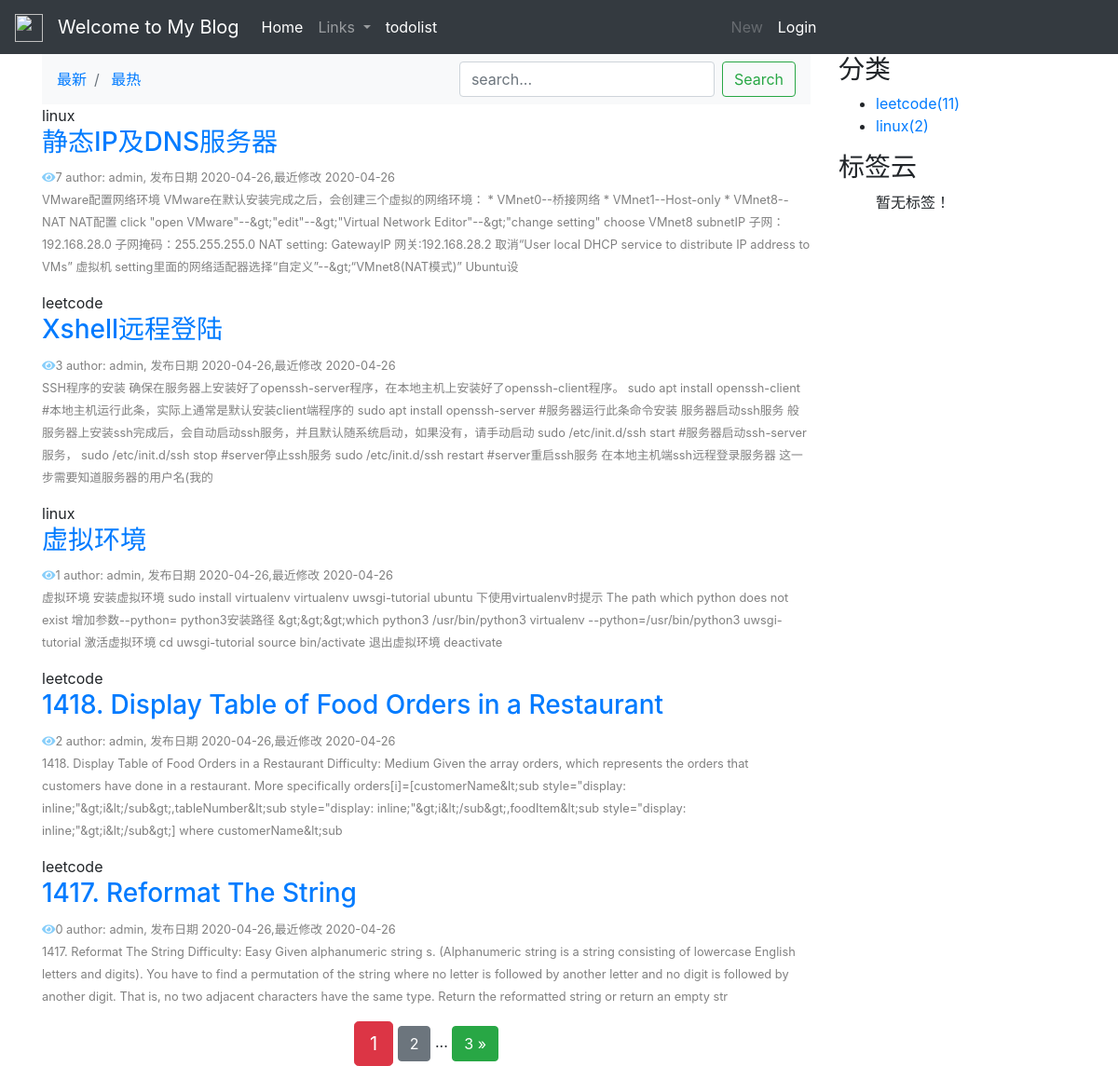
Before: / with the older database file.
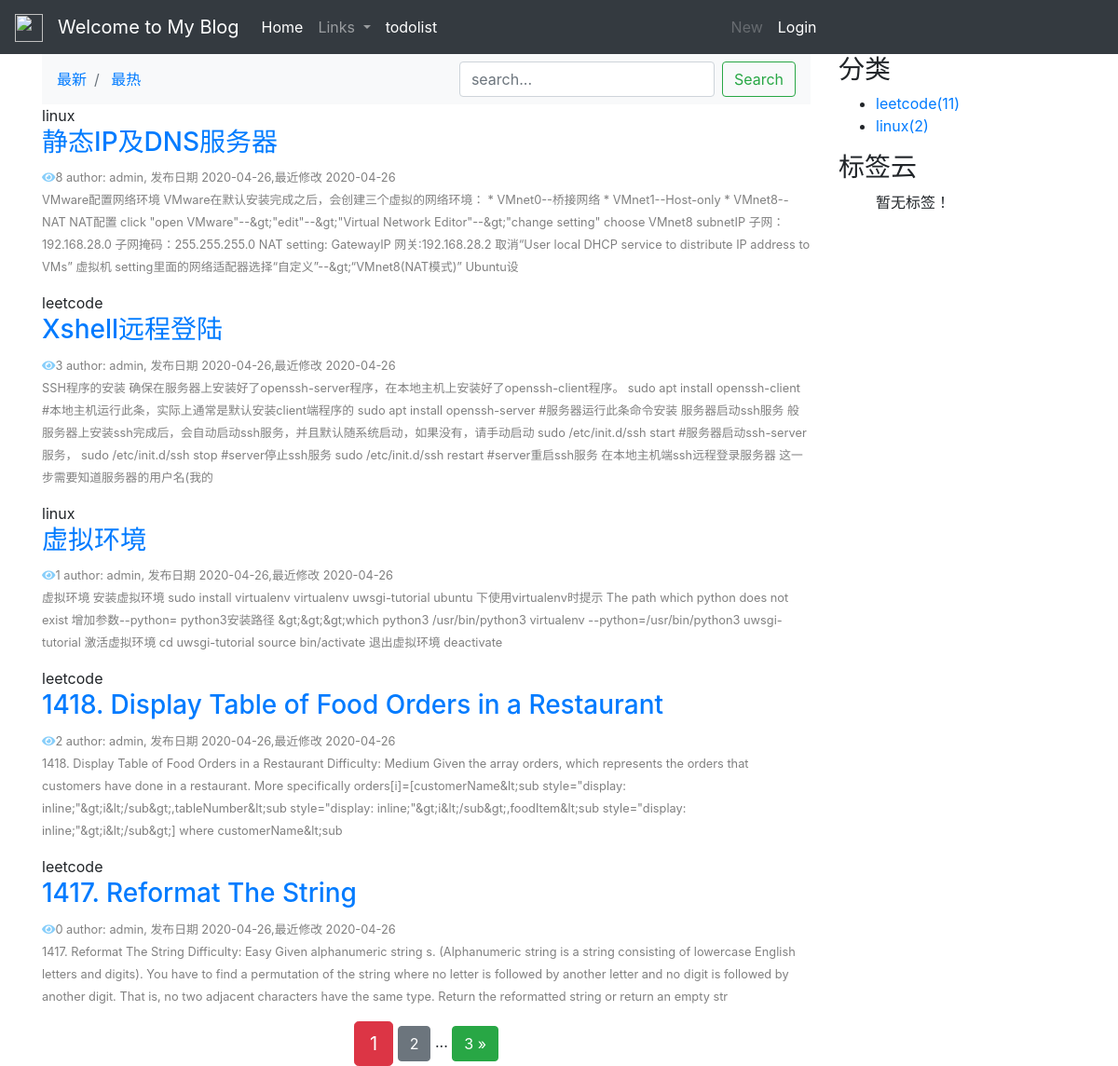
After: the same page with the newer database file.
### blog/models.py (models this page shows, shortened)
class Blog(models.Model):
    author = models.ForeignKey(User, on_delete=models.CASCADE)
    title = models.CharField(max_length=100)
    body = models.TextField()
    total_views = models.PositiveIntegerField(default=0)
    created_time = models.DateTimeField(default=timezone.now)
    updated_time = models.DateTimeField(auto_now=True)
    abstract = models.CharField(max_length=200, blank=True)
    classify = models.ForeignKey(BlogClassify, null=True, on_delete=models.CASCADE, related_name='blog')
    tags = models.ManyToManyField(Tag, blank=True)
    avatar = models.ImageField(upload_to='blog/%Y%m%d/', blank=True)
    class Meta:
        ordering = ('-created_time',)

class BlogClassify(models.Model):
    title = models.CharField(max_length=100, blank=True)
    created = models.DateTimeField(default=timezone.now)
    def __str__(self):
        return self.title

### blog/views.py (the view)
# urls.py: path('',views.blog_list,name='blog_list'),
def blog_list(request):
    search = request.GET.get('search')
    order = request.GET.get('order')
    classify = request.GET.get('classify')
    tag = request.GET.get('tag')
    blog_list = Blog.objects.all()
    if search:
        blog_list = blog_list.filter(
            Q(title__icontains=search) |
            Q(body__icontains=search)
        )
    else:
        search = ''
    if classify is not None and classify.isdigit():
        blog_list = blog_list.filter(classify=classify)
    if tag and tag != 'None':
        blog_list = blog_list.filter(tags__name__in=[tag])
    if order == 'total_views':
        blog_list = blog_list.order_by('-total_views')
    paginator = Paginator(blog_list, 5)
    page = request.GET.get('page')
    blogs = paginator.get_page(page)
    context = {
        'blogs': blogs,
        'order': order,
        'search': search,
        'classify': classify,
        'tag': tag,
    }
    return render(request, 'blog/list.html', context)

### blog/templatetags/blog_extras.py (called while the page is built)
@register.inclusion_tag('blog/inclusions/_classify.html',takes_context=True)
def show_classify(context):
    classify_list = BlogClassify.objects.annotate(num_posts=Count('blog')).filter(num_posts__gt=0)
    return {
        'classify_list': classify_list,
    }

@register.inclusion_tag('blog/inclusions/_tags.html', takes_context=True)
def show_tags(context):
    tag_list = Tag.objects.annotate(num_posts=Count('blog')).filter(num_posts__gt=0)
    return {
        'tag_list': tag_list,
    }

### templates/blog/list.html (shortened to what this page needs)
{% extends "base.html" %}
{% load staticfiles %}
{% block content %}
    <div>
        <nav class="navbar navbar-expand-lg navbar-light bg-light">
          <div class="collapse navbar-collapse" id="navbarSupportedContent">
            <ul class="navbar-nav mr-auto">
                <li class="breadcrumb-item">
                    <a href="{% url 'blog:blog_list' %}?search={{ search }}">
                        最新
                    </a>
                </li>
                <li class="breadcrumb-item">
                    <a href="{% url 'blog:blog_list' %}?order=total_views&search={{ search }}">
                    最热
                    </a>
                </li>
            </ul>
            <form class="form-inline my-2 my-lg-0">
              <input type="search"
                    class="form-control mr-sm-2"
                    name="search"
                    placeholder="search..."
                    required
                >
              <button class="btn btn-outline-success my-2 my-sm-0" type="submit">Search</button>
            </form>
          </div>
        </nav>
    </div>
    {% for blog in blogs %}
    {% if blog.classify %}
        {{ blog.classify }}
    {% endif %}
    <h3><a href="{% url 'blog:blog_detail' blog.id %}">{{blog.title}}</a></h3>
        <small class="" style="color: gray;"><i class="fas fa-eye" style="color: lightskyblue;"></i>{{ blog.total_views }}&nbsp;author: {{ blog.author }},
            发布日期 {{blog.created_time|date:'Y-m-d'}},最近修改 {{blog.updated_time|date:'Y-m-d'}}</small>
        <p><small class="" style="color: gray;">{{blog.abstract}}</small></p>
    {% endfor %}
<div class="pagination row">
    <div class="m-auto">
        <span class="step-links">
            <span class="current btn btn-danger btn-lg">
                {{ blogs.number }}
            </span>
            {% if blogs.has_next %}
                <a href="?page={{ blogs.next_page_number }}&order={{ order }}&search={{ search }}"
                   class="btn btn-secondary"
                >
                    {{ blogs.next_page_number }}
                </a>
                <span>...</span>
                <a href="?page={{ blogs.paginator.num_pages }}&order={{ order }}&search={{ search }}"
                   class="btn btn-success"
                >
                    {{ blogs.paginator.num_pages }} &raquo;
                </a>
            {% endif %}
        </span>
    </div>
</div>
{% endblock content %}

### templates/base.html (shortened to what this page needs)
<!DOCTYPE html>
{% load staticfiles %}
{% load blog_extras %}
<html lang="en">
<head>
    <link rel="stylesheet" href="https://cdn.jsdelivr.net/npm/bootstrap@4.4.1/dist/css/bootstrap.min.css"
>
    <link href="https://cdn.bootcss.com/highlight.js/9.15.8/styles/github.min.css" rel="stylesheet">
    <link rel="stylesheet"
      href="https://use.fontawesome.com/releases/v5.8.1/css/all.css"
>
</head>
<body>
    {% include 'header.html' %}
    <div class="container">
      <div class="row">
        <div class="col-9">
            {% block content %}
            {% endblock %}
        </div>
        <div class="col-3" >
            {% show_classify %}
            {% show_tags %}
        </div>
      </div>
  </div>
</body>
</html>

### templates/header.html (shortened to what this page needs)
{% load notifications_tags %}
{% notifications_unread as unread_count %}
<nav class="navbar navbar-expand-lg navbar-dark bg-dark sticky-top">
  <a class="navbar-brand" href="#">
    <img src="https://tse1-mm.cn.bing.net/th/id/OIP.kQ3Ds3GeMrpIxpxMAPzIDgHaE7?w=300&h=199&c=7&o=5&pid=1.7" width="30" height="30" alt="">
  </a>
  <a class="navbar-brand" href="{% url 'blog:blog_list' %}">Welcome to My Blog</a>
  <div class="collapse navbar-collapse " id="navbarSupportedContent">
    <ul class="navbar-nav mr-auto">
      <li class="nav-item active">
        <a class="nav-link" href="{% url 'blog:blog_list' %}">Home <span class="sr-only">(current)</span></a>
      </li>
      <li class="nav-item dropdown">
        <a class="nav-link dropdown-toggle" href="#" id="navbarDropdown" role="button" data-toggle="dropdown" aria-haspopup="true" aria-expanded="false">
          Links
        </a>
      </li>
        <li>
        <a class="nav-link active" href="{% url 'record:todolist_list' %}">todolist</a>
      </li>
    </ul>
  <ul class="navbar-nav mr-auto">
    {% if user.is_authenticated %}
          <li class="nav-item">
            <a class="nav-link" href="{% url 'blog:blog_create' %}">New</a>
          </li>
          <li class="nav-item dropdown">
            <a class="nav-link dropdown-toggle" href="#" id="navbarDropdownuserprofile" role="button" data-toggle="dropdown" aria-haspopup="true" aria-expanded="false">
              {% if unread_count %}
                <svg viewBox="0 0 8 8" width="8px" height="8px">
                    <circle cx="2" cy="2" r="2" fill="#ff6b6b"></circle>
                </svg>
              {% endif %}
              {{ user.username }}
            </a>
              <div class="dropdown-menu" aria-labelledby="navbarDropdownuserprofile">
               <a class="dropdown-item" href="{% url 'notice:list' %}">通知
                 {% if unread_count %}
                  <span class="badge badge-danger">{{ unread_count }}</span>
                 {% endif %}
               </a>
                <a class="dropdown-item" href='{% url "user:edit" user.id %}'>个人信息</a>
                <a class="dropdown-item" href="#" onclick="user_delete()">删除个人账户</a>
                <a class="dropdown-item" href="{% url 'user:logout' %}">退出登录</a>
            </div>
          </li>
    {% else %}
      <li class="nav-item">
            <a class="nav-link disabled" aria-disabled="true" href="{% url 'blog:blog_create' %}">New</a>
          </li>
      <li>
        <a class="nav-link active" href="{% url 'user:login' %}">Login</a>
      </li>
    {% endif %}
    </ul>
  </div>
</nav>

### templates/blog/inclusions/_classify.html
<div class="">
  <h3 class="">分类</h3>
  <ul>
    {% for classify in classify_list %}
      <li>
        <a href="{% url 'blog:classify' classify.id %}">{{ classify.title }}<span class="post-count">({{ classify.num_posts }})</span></a>
      </li>
    {% empty %}
      暂无分类！
    {% endfor %}
  </ul>
</div>

### templates/blog/inclusions/_tags.html
<div class="widget widget-tag-cloud">
  <h3 class="widget-title">标签云</h3>
  <ul>
    {% for tag in tag_list %}
      <li>
        <a href="{% url 'blog:tag' tag.id %}">{{ tag.name }} <span class="post-count">({{ tag.num_posts }})</span></a>
      </li>
    {% empty %}
      暂无标签！
    {% endfor %}
  </ul>
</div>

Changed rows visible on the page:
changed Blog "静态IP及DNS服务器": total_views "7" → "8"
